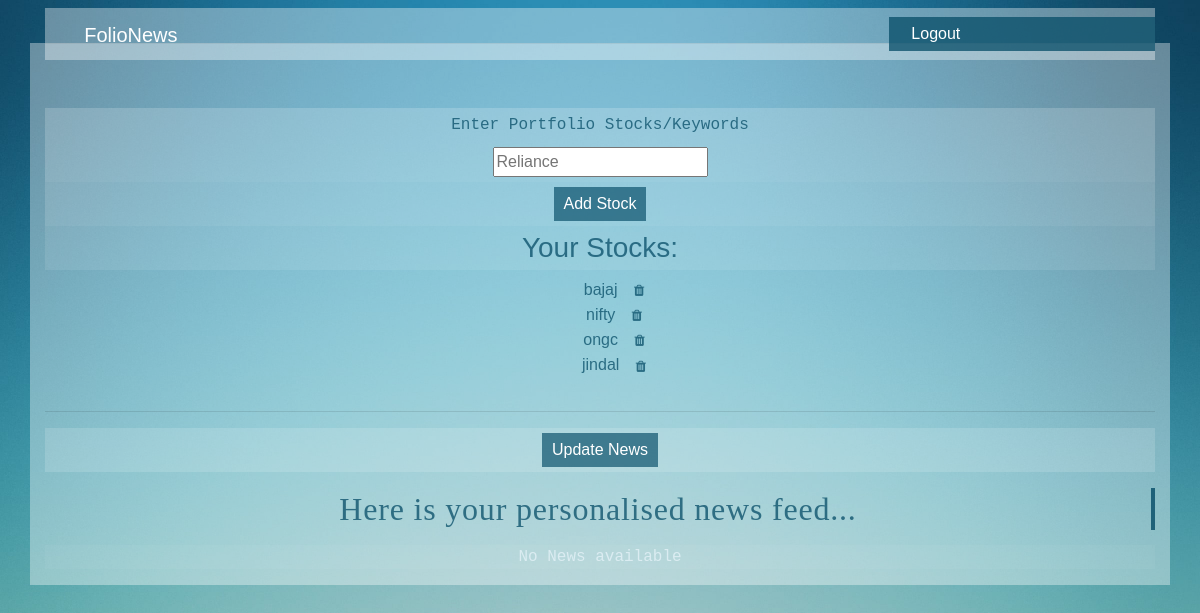
Before: /main/ (signed in) with the older database file.
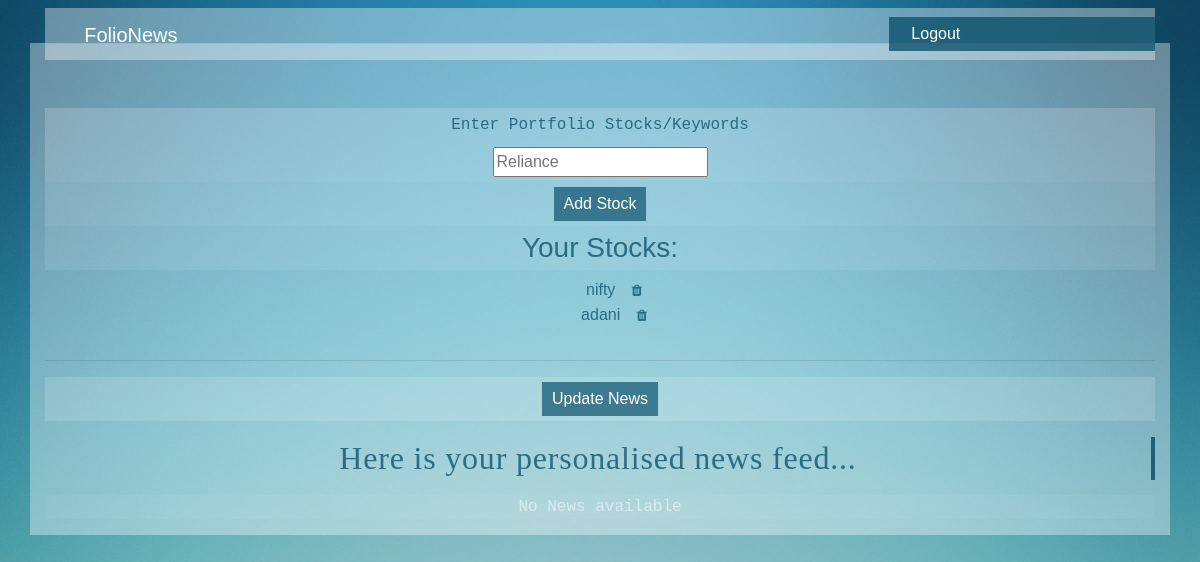
After: the same page with the newer database file.
### main/models.py (models this page shows, shortened)
class Stock(models.Model):
    name = models.CharField(max_length=200)
    user_name = models.ForeignKey(User, on_delete=models.CASCADE)

### main/views.py (the view)
# urls.py: path('',include("main.urls")),
@login_required
def main(request):
    User = get_user_model()
    logged_in_user = request.user
    stock_list = User.objects.filter(pk=logged_in_user.pk).values_list('stock__name', flat=True)
    template = loader.get_template("main/main.html")
    context = {
        "stock_list": stock_list,
    }
    return HttpResponse(template.render(context, request))

### main/templates/main/main.html (shortened to what this page needs)
{% load static %}
{% load crispy_forms_tags %}
<html>
    <head>
    <link rel="stylesheet" href="https://cdn.jsdelivr.net/npm/bootstrap@4.0.0/dist/css/bootstrap.min.css">
        <link rel="stylesheet" type="text/css" href="{% static 'main/main.css' %}">
        <link rel="stylesheet" href="https://cdnjs.cloudflare.com/ajax/libs/font-awesome/4.7.0/css/font-awesome.min.css">
        </head>
    <body>
    <header class="site-header">
        <nav class="navbar navbar-expand-md navbar-dark bg-steel fixed-top">
          <div class="container">
            <div class="navbar-brand mr-4">FolioNews</div>
            <div class="collapse navbar-collapse" id="navbarToggle">
              <div class="navbar-nav">
                 {% if user.is_authenticated %}
                <a class="nav-item nav-link" href="{% url 'logout'%}"style="color:white">Logout</a>
                {% else %}
                <a class="nav-item nav-link" href="{% url 'login'%}"style="color:white">Login</a>
                <a class="nav-item nav-link" href="{% url 'register'%}"style="color:white">Register</a>
                {% endif %}
              </div>
            </div>
          </div>
        </nav>
      </header>
        <div class='container' id='second'>
        <hr>
        <form action="{% url 'saveStock' %}" method="POST">
          <br>
          <br>
            <label for="sname" class="sname" style="font-family:monospace;">Enter Portfolio Stocks/Keywords</label>
            <div class="sname">
            <input type="text" id="sname" placeholder="Reliance" name="stock_name">
            </div>
            <div class="submitdiv">
            <input type="submit" class="submitbutton" value="Add Stock">
            </div>
        </form>
        <h3>Your Stocks:</h3>
        <table class="table1">
          {% if stock_list%}
          <ul style="list-style: none;">
            {% for stock in stock_list %}
          <li >{{ stock }}
            <form action="{% url 'delete' stock %}" method="POST" style="display: inline;">
            <button type="submit" class="btn btn-link">
              <i class="fa fa-trash"></i>
          </button>
          </form>
          </li>
          {% endfor %}
          </ul>
          {%else%}
          <p style="font-family:monospace; color:rgba(240, 248, 255, 0.618)">No Stocks available</p>
          {%endif%}
            </table>
        <hr class="hr1">
        <form action="{% url 'update' %}" method="POST">
            <div class="submitdiv">
            <input type="submit" value="Update News" class="submitbutton">
            </div>
        </form>
        <h2 class="subhead" style="font-family:serif;">Here is your personalised news feed...</h2>
        <table class="newsClass">
          {% if news_list%}
          <ul style="list-style: none;" class="newsList">
            {% for item in news_list%}
            <li><a href="{{item.0}}" id="news">{{item.1}}</a></li>
            {%endfor%}
          </ul>
          {%else%}
          <p style="font-family:monospace;color:rgba(240, 248, 255, 0.618)">No News available</p>
          {%endif%}
            </table>
        </div>
        </body>
    </html>

### main/static/main/main.css (style rules this page uses)
body { background-image: url("2.jpg"); background-size: cover; background-repeat: no-repeat; background-position: right top; background-attachment: fixed; }
.container { text-align: center; background-color: rgba(255, 255, 255, 0.367); width:95%; color:rgba(8, 78, 104, 0.761); font-family:sans-serif; height: 100%; }
.site-header { width:100%; color: antiquewhite; margin-bottom:3.5%; background-color: transparent; }
.navbar-brand { size: 50px; height:52px; color:rgba(8, 78, 104, 0.761); margin-left: -16px; padding-left: 40px; padding-right: 40px; padding-top: 12px; }
.collapse { background-color: rgba(8, 78, 104, 0.761); margin-left: 60%; width:100%; margin-right: -15px; }
.nav-item { color:rgba(8, 78, 104, 0.761); padding: 5%; text-align: center; width:93px; }
.submitbutton { border-style: none; padding: 5px; padding-left: 10px; padding-right: 10px; color:white; background-color:rgba(8, 78, 104, 0.676); }
.sname { background-color: rgba(255, 255, 255, 0.182); width: 100%; padding: 5px; margin: 0%; }
.subhead { width: 100%; padding: 2px; margin: 0%; margin-top: 0%; }
.subhead { overflow: hidden; border-right: .15em solid rgba(8, 78, 104, 0.819); white-space: nowrap; margin: 0 auto; letter-spacing: .025em; animation: typing 5s steps(40, end) infinite, blink-caret .75s step-end infinite; margin-bottom: 15px; }
.submitdiv { padding: 5px; background-color:rgba(255, 255, 255, 0.141); }
table { background-color: rgba(255, 255, 255, 0.072); }
p { background-color: rgba(255, 255, 255, 0.036); }
h3 { margin-top: -16px; padding: 5px;; background-color: rgba(255, 255, 255, 0.092); }
#second { text-align: center; background-color: rgba(255, 255, 255, 0.367); width:95%; color:rgba(8, 78, 104, 0.761); font-family:sans-serif; height:fit-content; }
.btn { background-color:transparent; border: none; color: rgba(8, 78, 104, 0.761); font-size: 13px; cursor: pointer; text-align:right; }

Changed rows visible on the page:
removed Stock: name "bajaj"
removed Stock: name "ongc"
removed Stock: name "jindal"
added Stock: name "adani"
